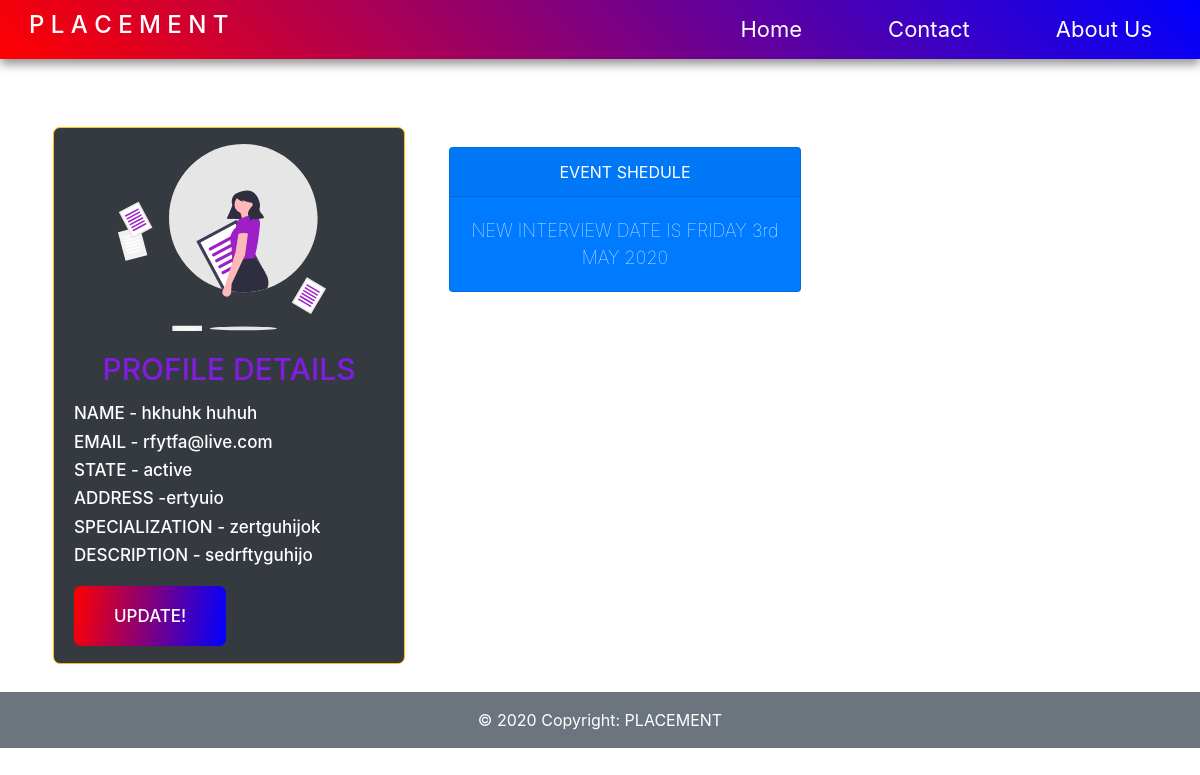
/placement/layout.php (signed in), run on the app's committed database.
### tables this page shows
CREATE TABLE `company` (
  `id` int(11) NOT NULL,
  `username` varchar(100) NOT NULL,
  `pass` varchar(100) NOT NULL,
  `name` varchar(100) NOT NULL,
  `email` varchar(100) NOT NULL,
  `specialization` varchar(100) NOT NULL,
  `description` varchar(100) NOT NULL,
  `address` varchar(100) NOT NULL,
  `usertype` varchar(100) NOT NULL,
  `state` enum('active','inactive') NOT NULL,
  `website` varchar(100) NOT NULL
);

CREATE TABLE `event` (
  `id` int(11) NOT NULL,
  `event` varchar(100) NOT NULL
);

### placement/layout.php (the view, shortened to what this page needs)
<?php
include 'includes/db.php';
$x=$_SESSION["username"];
$e = "select * from  event";
$e_result = mysqli_query($con, $e);
while($row = mysqli_fetch_array($e_result))
{
    $event = $row['event'];
}
$c = "select * from  company where username='$x'";
$c_result = mysqli_query($con, $c);
?>
<!DOCTYPE html>
<html lang="en">
<head>
    <link rel="stylesheet" href="styles/style.css">
    <link rel="stylesheet" href="css/bootstrap.min.css">
    <link rel="stylesheet" href="https://maxcdn.bootstrapcdn.com/bootstrap/4.0.0/css/bootstrap.min.css">
    <link href="https://stackpath.bootstrapcdn.com/font-awesome/4.7.0/css/font-awesome.min.css" rel="stylesheet" >
</head>
<body>
    <nav class="navbar navbar-expand-lg " id="navbar-id">
  <h4 class="ml-3">P L A C E M E N T</h4>
  <div class="collapse navbar-collapse" id="nav-collapse">
    <ul class="navbar-nav ml-auto">
      <li class="nav-item active">
        <a class="nav-link active" href="index.php">Home </a>
      </li>
      <li class="nav-item">
        <a class="nav-link" href="contact.php">Contact</a>
      </li>
      <li class="nav-item">
        <a class="nav-link " href="about.php" >About Us</a>
      </li>
    </ul>
  </div>
</nav>
        <section id="content">
        <div class="container  ">
        <div class="row">
        <div class="col-12 col-md-6 col-lg-4  m-2 left-side tex-center ">
        <div class="card bg-dark border border-warning" style="width: 22rem; border-radius:7px;">
            <img src="images/company_img.svg" class="card-img-top  mt-3 " style="width:13rem;margin-left:4rem;" alt="Profile PIC">
            <div class="card-body " style="border-radius:7px">
            <h5 class="card-title text-center " style="color: rgb(129, 28, 224); font-size:30px;">PROFILE DETAILS</h5>
            <p class="card-text mb-3 ">
            <?php
while($row = mysqli_fetch_array($c_result))
{
?>
<h5 style="color:white; font-size:17px">NAME - <?php echo $row['name'];?></ h5>
<br>
<h5 style="color:white; font-size:17px">EMAIL - <?php echo $row['email'];?></ h5>
<br>
<h5 style="color:white; font-size:17px">STATE - <?php echo $row['state'];?></ h5>
<br>
 <h5 style="color:white; font-size:17px">ADDRESS -<?php echo $row['address'];?></ h5>
<br>
<h5 style="color:white; font-size:17px"> SPECIALIZATION - <?php echo $row['specialization'];?></ h5>
<br>
<h5 style="color:white; font-size:17px">DESCRIPTION - <?php echo $row['description'];?></ h5>
<br><br><br>
<a href="company_update_page.php?id=<?php echo $row['id'];?> " class="bt-login " style="margin-top:24px;"> UPDATE! </a>
<?php }
?>
</p>    </div>
        </div>
        </div>
        <div class=" col-12 col-md-6 right-side">
         <div class="card text-center bg-primary mb-2 m-2" style="max-width: 22rem;color:white">
  <div class="card-header ">EVENT SHEDULE</div>
  <div class="card-body ">
    <p class="card-text "  style="color:white"><?php echo $event ?></p>
  </div>
  </div>
        </div>
        </div>
        </div>
<footer class="page-footer font-small footer btn-secondary">
  <div class="footer-copyright text-center py-3">
    © 2020 Copyright: PLACEMENT
  </div>
</footer>
</body>
</html>

### placement/styles/style.css (style rules this page uses)
* { -webkit-box-sizing: border-box; box-sizing: border-box; margin: 0px; padding: 0px; }
body { font-family: 'Lucida Sans', 'Lucida Sans Regular', 'Lucida Grande', 'Lucida Sans Unicode', Geneva, Verdana, sans-serif; }
.navbar { background-image: linear-gradient(45deg, red, blue); -webkit-box-shadow: 0px 5px 10px rgba(112, 112, 112, 0.781); box-shadow: 0px 5px 10px rgba(112, 112, 112, 0.781); padding: 5px !important; }
h4 { color: white; padding: 6px 8px; }
.navbar-nav li { padding: 0px 35px; }
.navbar-nav li a { color: white; font-size: 22px; padding: 0px 10px; float: right; }
p { font-size: 18px; font-weight: 120; color: grey; }
.bt-login { color: white; margin-top: 20px !important; padding: 20px 40px; border-radius: 7px !important; cursor: pointer; background-image: linear-gradient(98deg, red, blue); }
#content { width: 100%; }
.container { padding: 20px; width: 100%; margin-top: 40px; }
.left-side { width: 80% !important; -webkit-column-gap: 20px; column-gap: 20px; }
.right-side { width: 100% !important; padding: 20px 20px; -webkit-column-gap: 20px; column-gap: 20px; }
.footer { background-color: 48; }

### placement/layout.php (style rules this page uses)
h4 { color:white }

### data on the page
company: name "hkhuhk huhuh", email "rfytfa@live.com", state "active", address "ertyuio", specialization "zertguhijok", description "sedrftyguhijo"
event: event "NEW INTERVIEW DATE IS FRIDAY 3rd MAY 2020"
